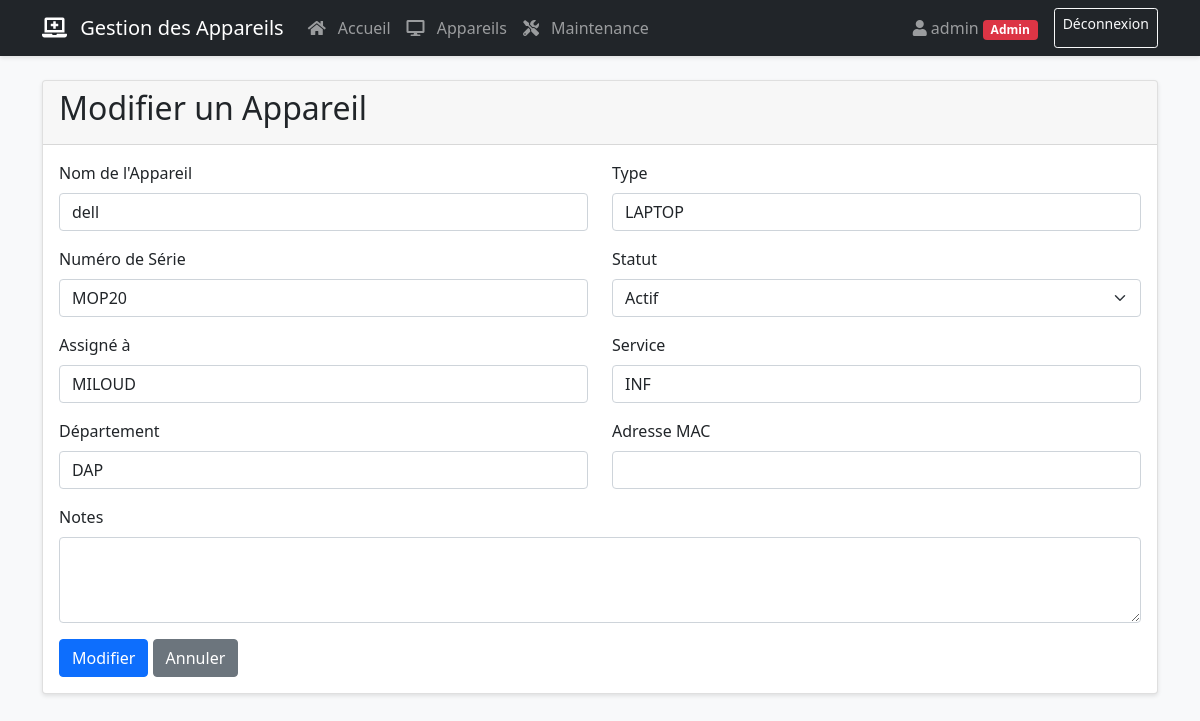
The app's page /edit_device/1 (signed in) with its own data.
### app.py (models this page shows, shortened)
class User(UserMixin, db.Model):
    id = db.Column(db.Integer, primary_key=True)
    username = db.Column(db.String(80), unique=True, nullable=False)
    password = db.Column(db.String(120), nullable=False)
    is_admin = db.Column(db.Boolean, default=False)

class Device(db.Model):
    id = db.Column(db.Integer, primary_key=True)
    name = db.Column(db.String(100), nullable=False)
    type = db.Column(db.String(50), nullable=False)
    serial_number = db.Column(db.String(100), nullable=False, unique=True)
    status = db.Column(db.String(20), default='actif')
    assigned_to = db.Column(db.String(100))
    service = db.Column(db.String(100))
    department = db.Column(db.String(100))
    mac_address = db.Column(db.String(17))
    notes = db.Column(db.Text)
    maintenance_records = db.relationship('MaintenanceRecord', backref='device', lazy=True, cascade="all, delete-orphan")
    ownership_changes = db.relationship('OwnershipChange', backref='device', lazy=True, cascade="all, delete-orphan")

### app.py (the view, shortened to what this page needs)
@app.route('/edit_device/<int:device_id>', methods=['GET', 'POST'])
@login_required
@admin_required
def edit_device(device_id):
    device = Device.query.get_or_404(device_id)
    return render_template('device_form.html', device=device)

### app.py (called while the page is built)
@login_manager.user_loader
def load_user(user_id):
    return User.query.get(int(user_id))

def admin_required(f):
    @wraps(f)
    def decorated_function(*args, **kwargs):
        if not current_user.is_authenticated or not current_user.is_admin:
            flash('Permission denied', 'danger')
            return redirect(url_for('index'))
        return f(*args, **kwargs)
    return decorated_function

@app.context_processor
def utility_processor():
    from datetime import datetime
    return {
        'now': datetime.now
    }

### templates/device_form.html (shortened to what this page needs)
{% extends "base.html" %}
{% block content %}
<div class="card">
    <div class="card-header">
        <h2>{{ 'Modifier' if device.id else 'Ajouter' }} un Appareil</h2>
    </div>
    <div class="card-body">
        <form method="post">
            <div class="row">
                <div class="col-md-6">
                    <div class="mb-3">
                        <label for="name" class="form-label">Nom de l'Appareil</label>
                        <input type="text" class="form-control" id="name" name="name" value="{{ device.name or '' }}" required>
                    </div>
                </div>
                <div class="col-md-6">
                    <div class="mb-3">
                        <label for="type" class="form-label">Type</label>
                        <input type="text" class="form-control" id="type" name="type" value="{{ device.type or '' }}" required>
                    </div>
                </div>
            </div>
            <div class="row">
                <div class="col-md-6">
                    <div class="mb-3">
                        <label for="serial_number" class="form-label">Numéro de Série</label>
                        <input type="text" class="form-control" id="serial_number" name="serial_number" value="{{ device.serial_number or '' }}" required>
                    </div>
                </div>
                <div class="col-md-6">
                    <div class="mb-3">
                        <label for="status" class="form-label">Statut</label>
                        <select class="form-select" id="status" name="status" required>
                            <option value="actif" {% if device.status == 'actif' %}selected{% endif %}>Actif</option>
                        </select>
                    </div>
                </div>
            </div>
            <div class="row">
                <div class="col-md-6">
                    <div class="mb-3">
                        <label for="assigned_to" class="form-label">Assigné à</label>
                        <input type="text" class="form-control" id="assigned_to" name="assigned_to" value="{{ device.assigned_to or '' }}">
                    </div>
                </div>
                <div class="col-md-6">
                    <div class="mb-3">
                        <label for="service" class="form-label">Service</label>
                        <input type="text" class="form-control" id="service" name="service" value="{{ device.service or '' }}">
                    </div>
                </div>
            </div>
            <div class="row">
                <div class="col-md-6">
                    <div class="mb-3">
                        <label for="department" class="form-label">Département</label>
                        <input type="text" class="form-control" id="department" name="department" value="{{ device.department or '' }}">
                    </div>
                </div>
                <div class="col-md-6">
                    <div class="mb-3">
                        <label for="mac_address" class="form-label">Adresse MAC</label>
                        <input type="text" class="form-control" id="mac_address" name="mac_address" value="{{ device.mac_address or '' }}">
                    </div>
                </div>
            </div>
            <div class="mb-3">
                <label for="notes" class="form-label">Notes</label>
                <textarea class="form-control" id="notes" name="notes" rows="3">{{ device.notes or '' }}</textarea>
            </div>
            <button type="submit" class="btn btn-primary">{{ 'Modifier' if device.id else 'Ajouter' }}</button>
            <a href="{{ url_for('devices') }}" class="btn btn-secondary">Annuler</a>
        </form>
    </div>
</div>
{% endblock %}

### templates/base.html (shortened to what this page needs)
<!DOCTYPE html>
<html lang="fr">
<head>
    <link href="https://cdn.jsdelivr.net/npm/bootstrap@5.1.3/dist/css/bootstrap.min.css" rel="stylesheet">
    <link rel="stylesheet" href="{{ url_for('static', filename='css/style.css') }}">
    <link rel="stylesheet" href="https://cdnjs.cloudflare.com/ajax/libs/font-awesome/5.15.4/css/all.min.css">
</head>
<body>
    <nav class="navbar navbar-expand-lg navbar-dark bg-dark sticky-top">
        <div class="container">
            <a class="navbar-brand" href="{{ url_for('index') }}">
                <i class="fas fa-laptop-medical"></i> Gestion des Appareils
            </a>
            <div class="collapse navbar-collapse" id="navbarNav">
                <ul class="navbar-nav me-auto">
                    <li class="nav-item">
                        <a class="nav-link {{ 'active' if request.endpoint == 'index' }}" href="{{ url_for('index') }}">
                            <i class="fas fa-home"></i> Accueil
                        </a>
                    </li>
                    <li class="nav-item">
                        <a class="nav-link {{ 'active' if request.endpoint == 'devices' }}" href="{{ url_for('devices') }}">
                            <i class="fas fa-desktop"></i> Appareils
                        </a>
                    </li>
                    <li class="nav-item">
                        <a class="nav-link {{ 'active' if request.endpoint == 'maintenance' }}" href="{{ url_for('maintenance') }}">
                            <i class="fas fa-tools"></i> Maintenance
                        </a>
                    </li>
                </ul>
                <div class="d-flex">
                    {% if current_user.is_authenticated %}
                        <span class="navbar-text me-3">
                            <i class="fas fa-user"></i>
                            {{ current_user.username }}
                            {% if current_user.is_admin %}
                                <span class="badge bg-danger">Admin</span>
                            {% endif %}
                        </span>
                        <a href="{{ url_for('logout') }}" class="btn btn-outline-light btn-sm">Déconnexion</a>
                    {% else %}
                        <a href="{{ url_for('login') }}" class="btn btn-outline-light btn-sm">Connexion</a>
                    {% endif %}
                </div>
            </div>
        </div>
    </nav>
    <div class="container mt-4">
        {% block content %}{% endblock %}
    </div>
</body>
</html>

### static/css/style.css (style rules this page uses)
body { background-color: #f8f9fa; }
.card { margin-bottom: 20px; box-shadow: 0 2px 4px rgba(0,0,0,0.1); transition: all 0.3s; }
.btn { transition: all 0.3s; }
.navbar { box-shadow: 0 2px 4px rgba(0,0,0,0.1); }
.navbar-brand i, .nav-link i { margin-right: 0.5rem; }

### records on screen
User: username "admin"
Device: name "dell", type "LAPTOP", serial_number "MOP20", status "Actif", assigned_to "MILOUD", service "INF", department "DAP"

### other values on screen
{{ 'Modifier' if device.id else 'Ajouter' }} "Modifier"
